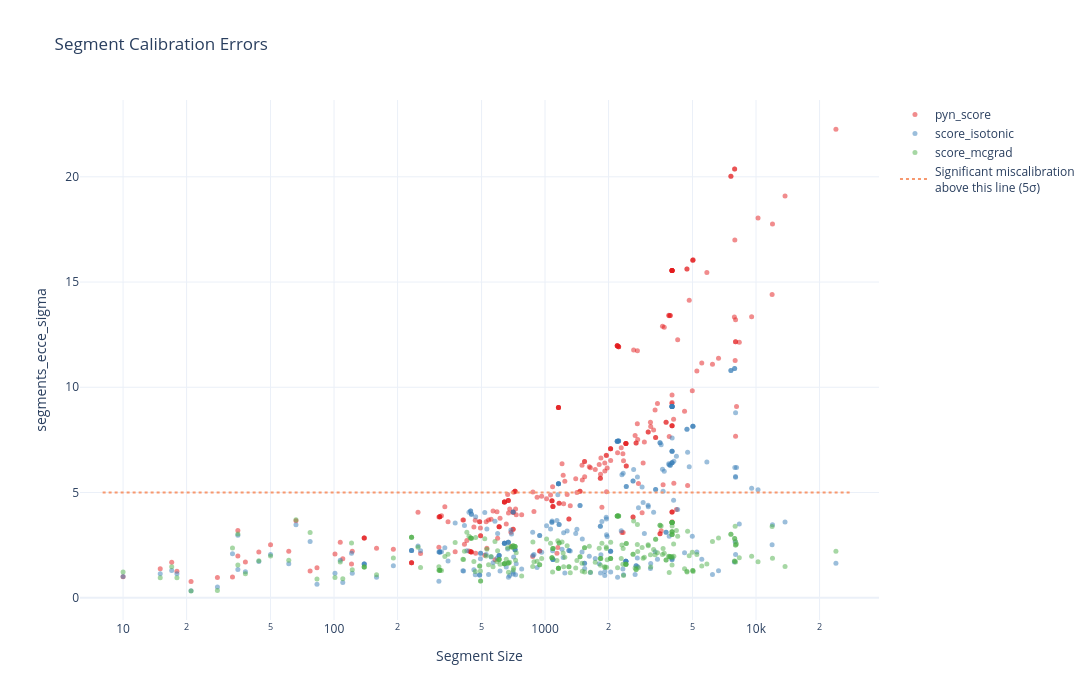

The cell this chart's notebook holds for it:
### Markdown cell above
**The headline:** MCGrad cuts MCE σ from 22 (base LLM) to 3.9 — almost a 6× reduction — while keeping global ECCE near zero. Isotonic regression closes the global calibration gap (ECCE σ 1.6) but leaves MCE σ at 10.9 — significant residual per-segment miscalibration remains, well above the 5σ noise threshold. MCGrad pushes both ECCE σ and MCE σ comfortably under that threshold.
The visualisation below shows ECCE σ for every segment considered by the MCE — segments with σ > 5 are statistically significant evidence of miscalibration.

### Code cell
combine_segment_calibration_plots(
    segment_plots=segment_plots,
    quantity='segments_ecce_sigma',
).update_layout(height=700, width=1100)

### Figure 1 — Plotly figure (JSON) as saved in the notebook; plotly's stock layout.template omitted (floating-point values rounded to 4 significant figures; data arrays with more than 128 entries replaced by an {"elided": "..."} marker saying what was removed)
{"data": [{"customdata": {"elided": "262x5 mixed values"}, "hovertemplate": "<b>pyn_score</b><br>Segment Size: %{x}<br>segments_ecce_sigma: %{y}<br>country=%{customdata[0]}<br>doc_type=%{customdata[1]}<br>party=%{customdata[2]}<br>decade=%{customdata[3]}<extra></extra>", "marker": {"color": "rgb(228,26,28)", "opacity": 0.5, "size": 5}, "mode": "markers", "name": "pyn_score", "type": "scatter", "x": {"elided": "262 int values"}, "y": {"elided": "262 float values"}}, {"customdata": {"elided": "262x5 mixed values"}, "hovertemplate": "<b>score_isotonic</b><br>Segment Size: %{x}<br>segments_ecce_sigma: %{y}<br>country=%{customdata[0]}<br>doc_type=%{customdata[1]}<br>party=%{customdata[2]}<br>decade=%{customdata[3]}<extra></extra>", "marker": {"color": "rgb(55,126,184)", "opacity": 0.5, "size": 5}, "mode": "markers", "name": "score_isotonic", "type": "scatter", "x": {"elided": "262 int values"}, "y": {"elided": "262 float values"}}, {"customdata": {"elided": "262x5 mixed values"}, "hovertemplate": "<b>score_mcgrad</b><br>Segment Size: %{x}<br>segments_ecce_sigma: %{y}<br>country=%{customdata[0]}<br>doc_type=%{customdata[1]}<br>party=%{customdata[2]}<br>decade=%{customdata[3]}<extra></extra>", "marker": {"color": "rgb(77,175,74)", "opacity": 0.5, "size": 5}, "mode": "markers", "name": "score_mcgrad", "type": "scatter", "x": {"elided": "262 int values"}, "y": {"elided": "262 float values"}}, {"hoverinfo": "skip", "line": {"color": "rgba(247, 152, 111, 1)", "dash": "dot", "width": 2}, "mode": "lines", "name": "Significant miscalibration</br></br>above this line (5σ)", "showlegend": true, "type": "scatter", "x": [8.0, 28700.0], "y": [5, 5]}], "layout": {"height": 700, "legend": {"orientation": "v", "x": 1.02, "xanchor": "left", "y": 1, "yanchor": "top"}, "margin": {"r": 150}, "title": {"text": "Segment Calibration Errors"}, "width": 1100, "xaxis": {"title": {"text": "Segment Size"}, "type": "log"}, "yaxis": {"title": {"text": "segments_ecce_sigma"}}}}
